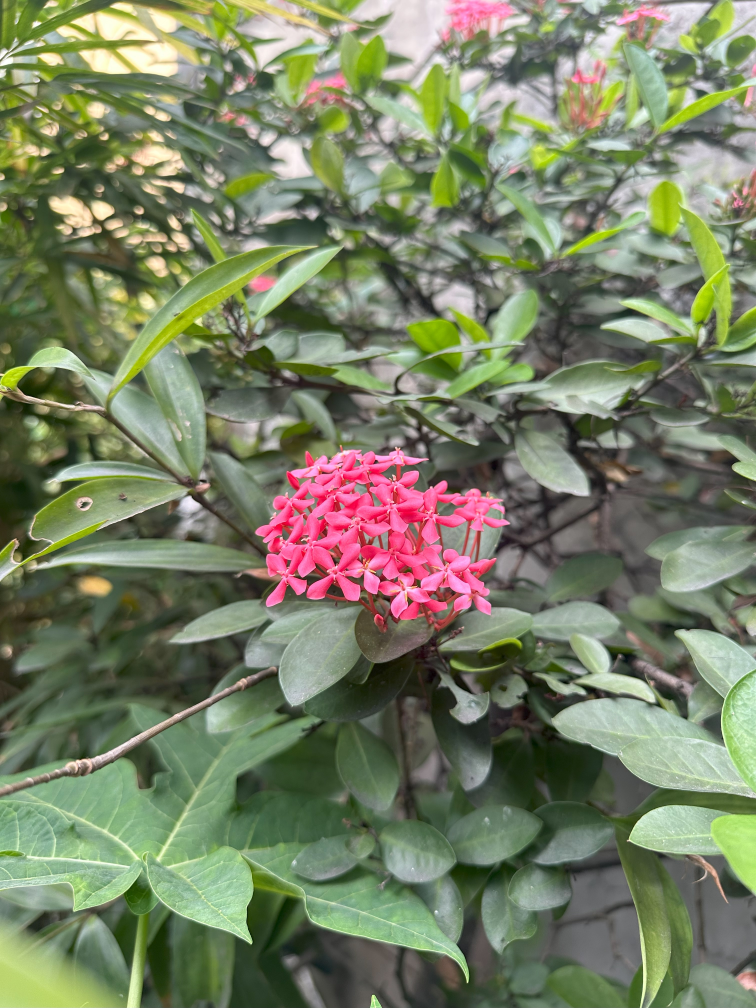
#> input picture OpenCV/Affine Transformations/flower.jpg, 3024 x 4032 px, found by its file name (shown at 1/4 size)
$ jupyter execute --allow-errors dip_module_04_lecture_02.ipynb
#> lines starting #> are read from the running program, lines starting #| are printed output that depends on the picture
[cell 1]
import cv2 as cv
import numpy as np
import matplotlib.pyplot as plt

[cell 2]
N = np.linspace(-5,5, 75)
constants = np.ones((75,75))
x_basis = np.exp(-1j*(np.pi)*N).reshape(1,-1)
y_basis = np.exp(-1j*(np.pi)*N).reshape(-1,1)
img_x = (constants*x_basis).real*255
img_y = (constants*y_basis).real*255

plt.figure(figsize=(10,5))
plt.subplot(131)
plt.title('X basis'), plt.imshow(img_x, cmap='gray'), plt.axis('off')
plt.subplot(132)
plt.title('Y basis'), plt.imshow(img_y, cmap='gray'), plt.axis('off')
plt.subplot(133)
plt.title('Double Grating')
plt.imshow(img_x+img_y, cmap='gray'), plt.axis('off')
plt.show()
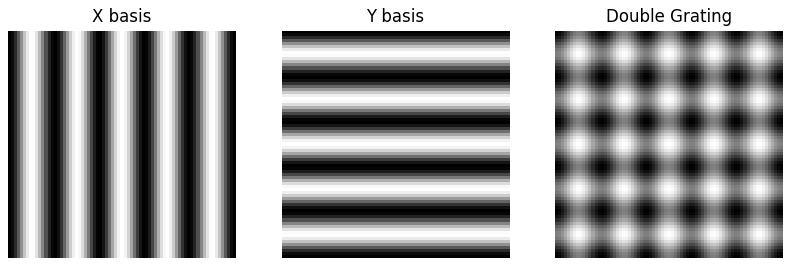
#> figure drawn by matplotlib, 3 panels

[cell 3]
plt.figure(figsize=(5,1))
plt.plot((x_basis.ravel()+1)*127)
plt.show()
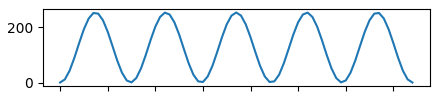
#> figure drawn by matplotlib, 1 panel; curve peaks at x = 37, y = 254

## Image as Waves

[cell 4]
im1 = cv.imread('eclipse.jpg', 0)
im2 = cv.imread('flower.jpg', 0)
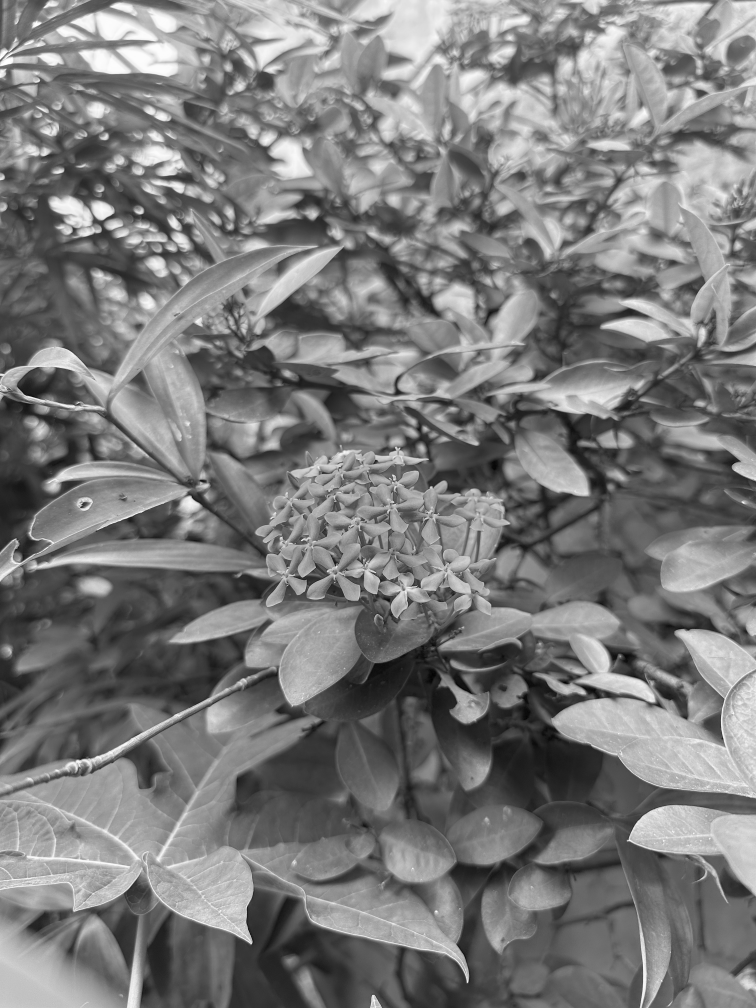
#> im2: shape (4032, 3024) (shown at 1/4 size); min 0, max 255, mean 123
im3 = cv.imread('wall.jpg', 0)
im4 = cv.imread('check.png', 0)

#> (the rest of this cell did not finish here and is left out)

[cell 5]
from mpl_toolkits.mplot3d import Axes3D
#> (the rest of this cell did not finish here and is left out)

## Implementing 2D FFT

[cell 6]
plt.imshow(img_x, cmap='gray')
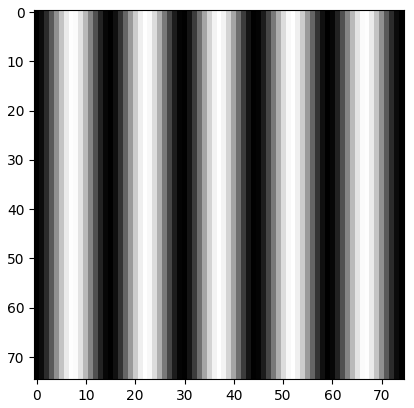
#> figure drawn by matplotlib, 1 panel

[cell 7]
x = np.exp(-1j*(np.pi)*N).reshape(1,-1)
y = np.exp(-1j*(np.pi)*N).reshape(-1,1)

x1 = np.exp(-1j*(np.pi/2)*N).reshape(1,-1)
x2 = np.exp(-1j*(2*np.pi)*N).reshape(1,-1)
y1 = np.exp(-1j*(3*np.pi)*N).reshape(-1,1)

xx = x + x1 + x2
yy = y + y1

img_x = (constants*xx).real*255
img_y = (constants*yy).real*255

img = img_x + img_y
plt.imshow(img, cmap='gray')
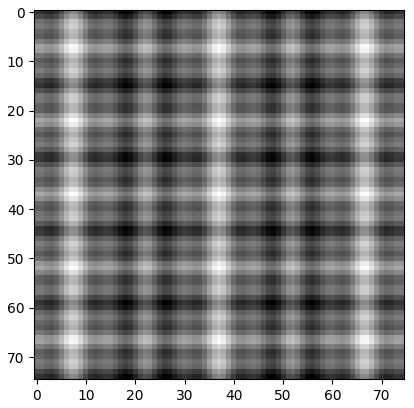
#> figure drawn by matplotlib, 1 panel

[cell 8]
# x = cv.resize(im3, (800, 800))
im = img
f = np.fft.fft2(im)
fshift = np.fft.fftshift(f)
magnitude_spectrum = np.abs(fshift)
# magnitude_spectrum = 20*np.log(np.abs(fshift))
plt.subplot(121),plt.imshow(im, cmap = 'gray')
plt.title('Input Image'), plt.xticks([]), plt.yticks([])
plt.subplot(122),plt.imshow(magnitude_spectrum, cmap = 'gray')
plt.title('Magnitude Spectrum'), plt.xticks([]), plt.yticks([])
plt.show()
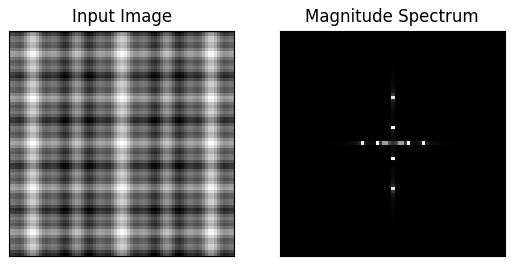
#> figure drawn by matplotlib, 2 panels

## Colored Frequency Analysis

[cell 9]
im2 = cv.imread('flower.jpg')
#> im2 is the input picture: shape (4032, 3024, 3); mean B, G, R 101.1, 128.4, 120.8
im2 = cv.cvtColor(im2, cv.COLOR_BGR2RGB)
im5 = cv.imread('ayo-hhh.png')
#> (the rest of this cell did not finish here and is left out)

[cell 10]
r,g,b = cv.split(im2)
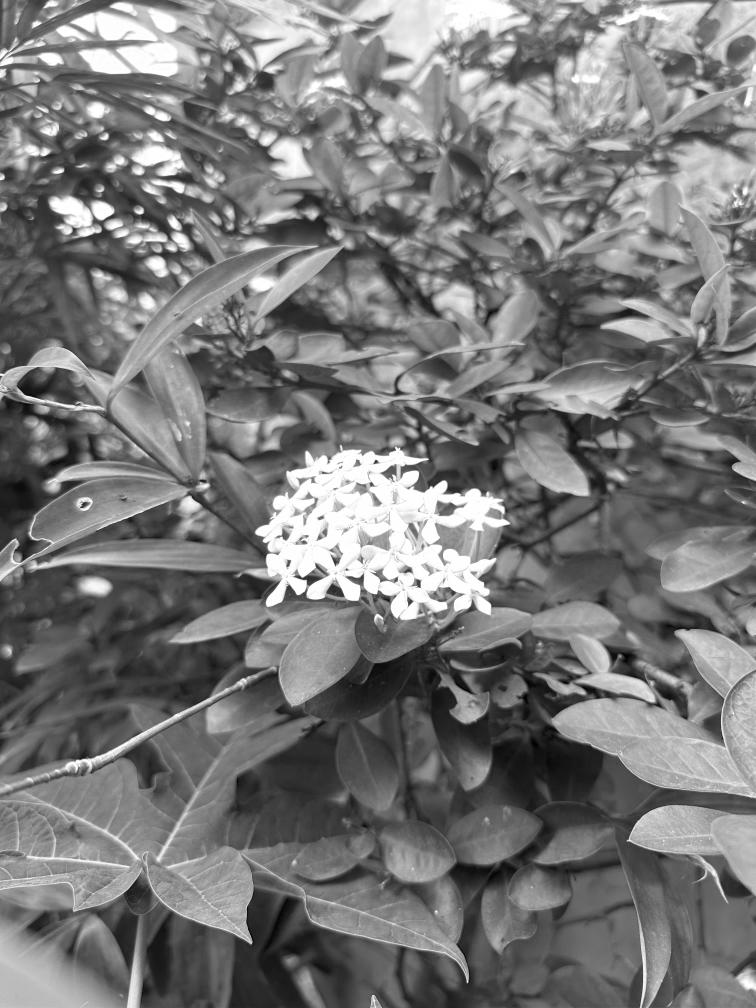
#> r: shape (4032, 3024) (shown at 1/4 size); min 0, max 255, mean 120.8
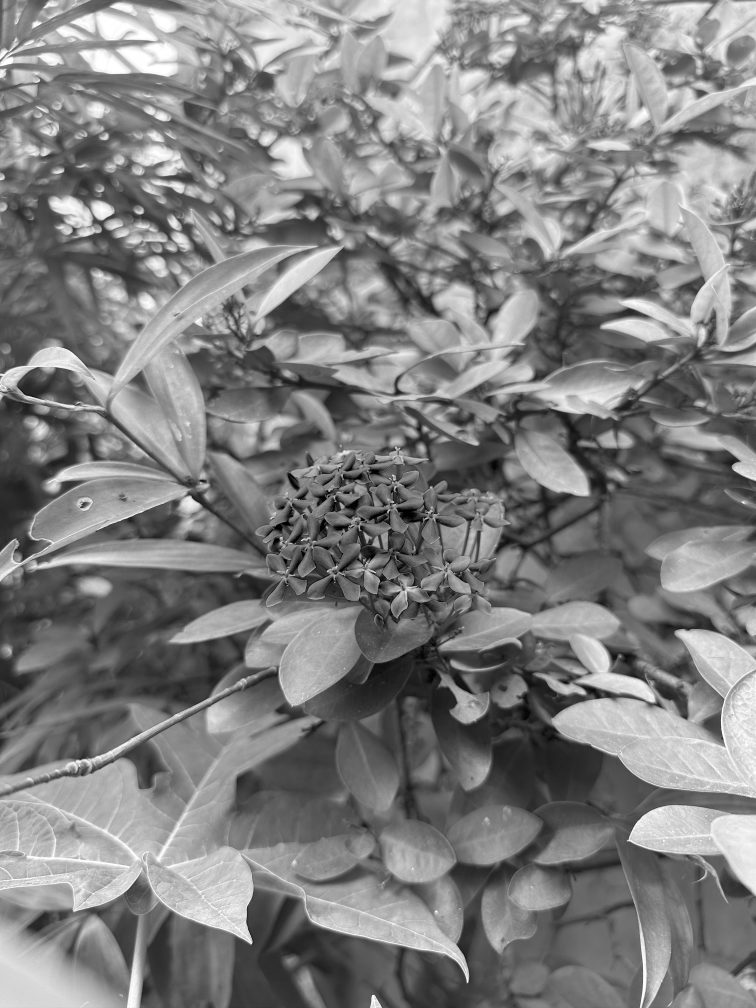
#> g: shape (4032, 3024) (shown at 1/4 size); min 0, max 255, mean 128.4
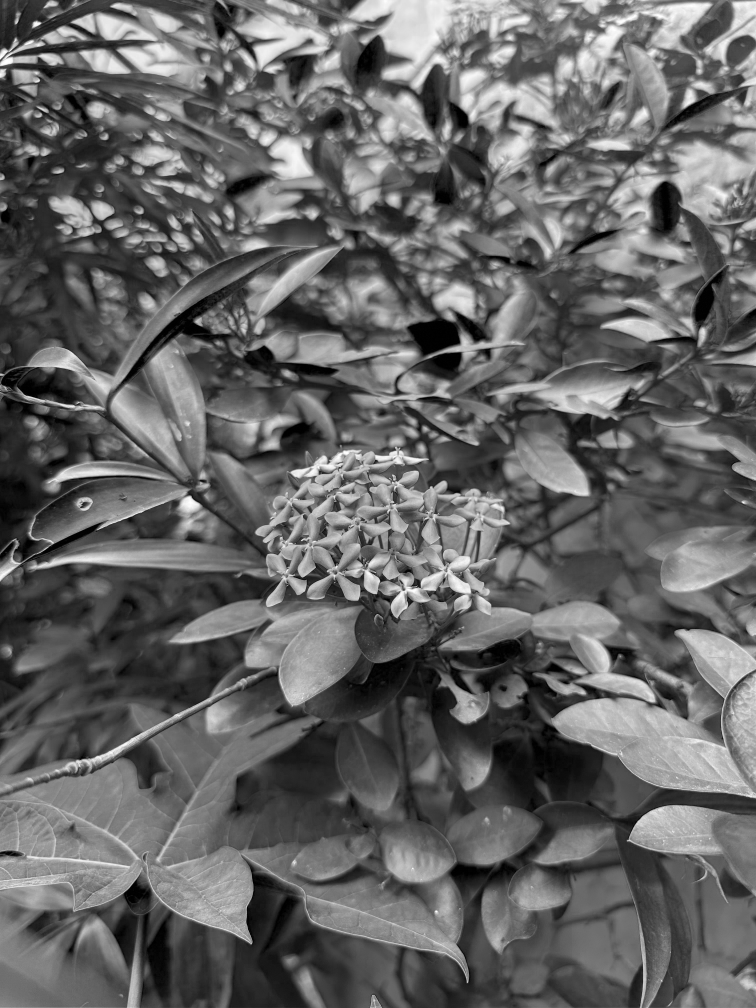
#> b: shape (4032, 3024) (shown at 1/4 size); min 0, max 255, mean 101.1
plt.figure(figsize=(10,4))
plt.subplot(131), plt.title('Red Channel'), plt.imshow(r, cmap='gray'), plt.axis('off')
plt.subplot(132), plt.title('Green Channel'), plt.imshow(g, cmap='gray'), plt.axis('off')
plt.subplot(133), plt.title('Blue Channel'), plt.imshow(b, cmap='gray'), plt.axis('off')
plt.show()

[cell 11]
def fft_2d(im):
    f = np.fft.fft2(im)
    fshift = np.fft.fftshift(f)
    magnitude_spectrum = 20*np.log(np.abs(fshift))
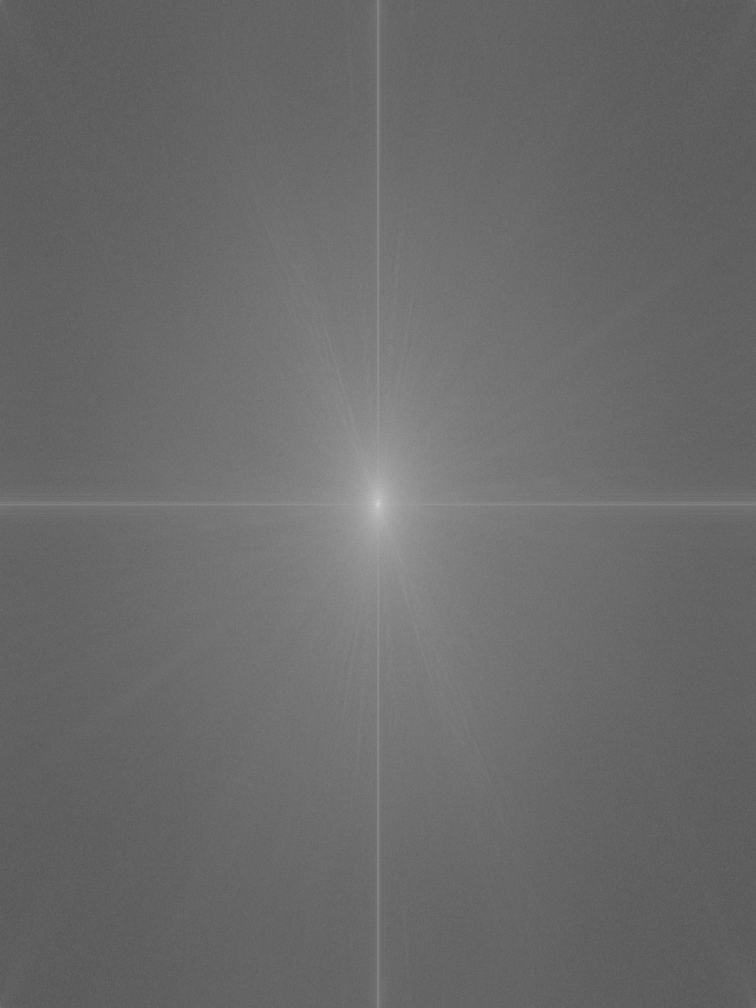
#> magnitude_spectrum: shape (4032, 3024) float64 (shown at 1/4 size); min -1.92, max 422.2, mean 176; drawn with min black and max white
    return magnitude_spectrum

plt.figure(figsize=(10,4))
plt.subplot(131),plt.title('Red Channel'), plt.imshow(fft_2d(r), cmap='gray') , plt.xticks([]), plt.yticks([])
plt.subplot(132),plt.title('Green Channel'),plt.imshow(fft_2d(g), cmap='gray') , plt.xticks([]), plt.yticks([])
plt.subplot(133),plt.title('Blue Channel'),plt.imshow(fft_2d(b), cmap='gray') , plt.xticks([]), plt.yticks([])
plt.show()

$ run again, with 1-OpenCV-Practice/ardales_mp1_affine_transformations/augmented_images/augmented_1.jpg copied over OpenCV/Affine Transformations/flower.jpg
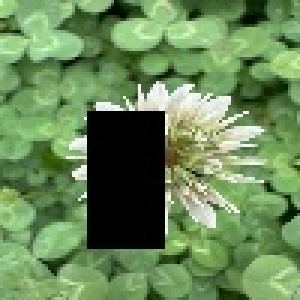
#> input picture 1-OpenCV-Practice/ardales_mp1_affine_transformations/augmented_images/augmented_1.jpg, 100 x 100 px, found by its file name (shown 3 times larger)
#> im2 is the input picture: shape (100, 100, 3); mean B, G, R 87.8, 136.4, 104.4
#> `r,g,b = cv.split(im2)`:
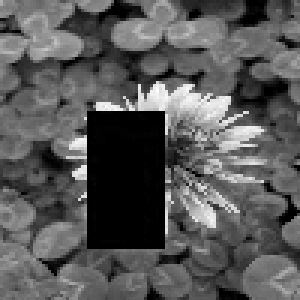
#> b: shape (100, 100) (shown 3 times larger); min 0, max 253, mean 87.8
#> in fft_2d (call 2), `magnitude_spectrum = 20*np.log(np.abs(fshift))`:
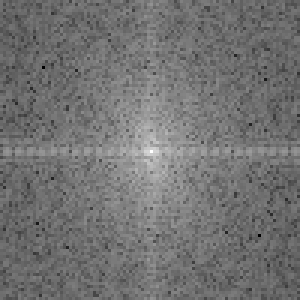
#> magnitude_spectrum: shape (100, 100) float64 (shown 3 times larger); min 36.66, max 282.5, mean 147.4; drawn with min black and max white
